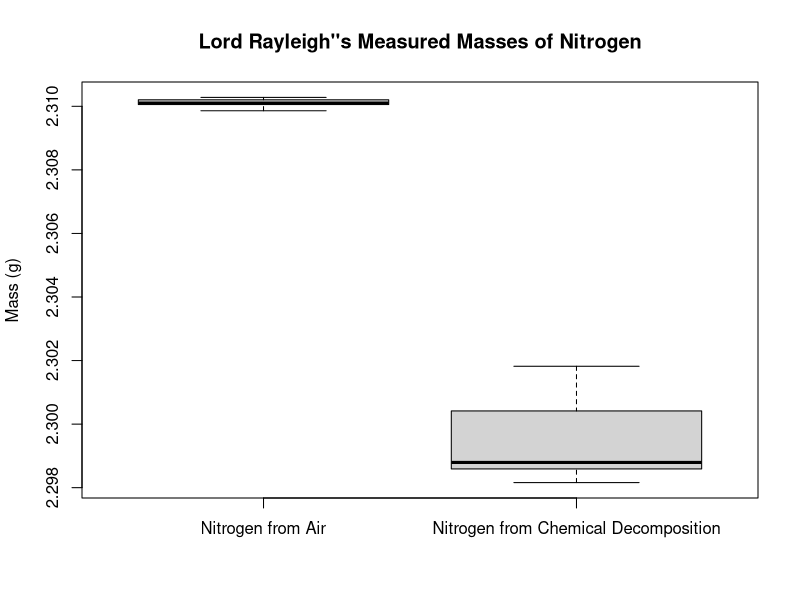

This chart was generated by the following R code:
## ---- chunk 1


atmospheric.nitrogen = c(2.31017, 2.30986, 2.31010, 2.31001, 2.31024, 2.31010, 2.31028, NA)
chemical.nitrogen = c(2.30143, 2.29890, 2.29816, 2.30182, 2.29869, 2.29940, 2.29849, 2.29869)
nitrogen.masses = data.frame(atmospheric.nitrogen, chemical.nitrogen)
colnames(nitrogen.masses) = c('Nitrogen from Air', 'Nitrogen from Chemical Decomposition')
## ---- chunk 2
boxplot(nitrogen.masses, main = "Lord Rayleigh''s Measured Masses of Nitrogen", ylab = 'Mass (g)')

## ---- chunk 3
t.test(atmospheric.nitrogen, chemical.nitrogen)
